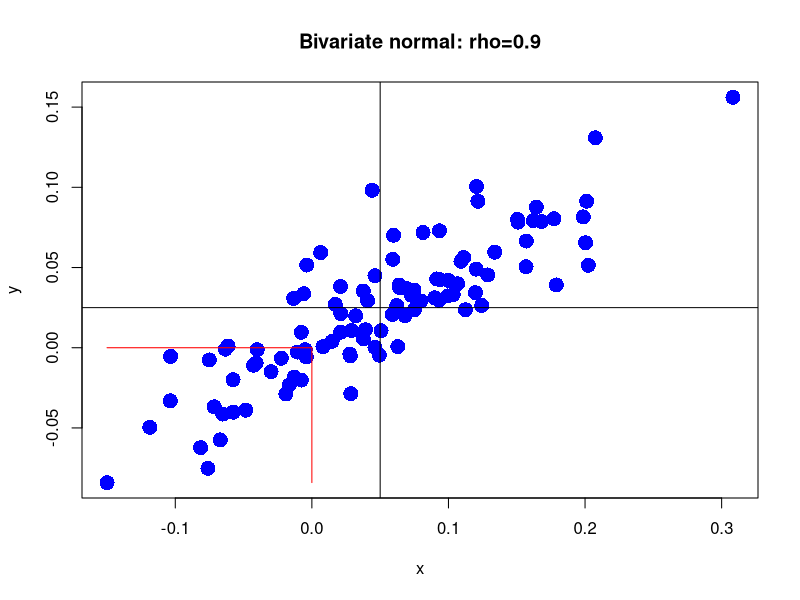

Here is the R script that generated this plot:
# econ424lab2.R			script file for econ 424 lab2 calculations
#
# author: Eric Zivot
# created: September 17, 2008
# revision history: 
# June 28, 2016
#   Revised for Summer 2016
# January 19, 2016
#   Revised for Winter 2016
# July 7, 2015
#   Revised for Summer 2015
# January 20, 2015
#   Revised for Winter 2015
# July 8, 2014
#   Revised for summer 2014
# July 6, 2012
#   Revised for summer 2012

# first install the mvtnorm package from CRAN!
# In Rstudio, go to the package tab and click the Install button, 
# type mvtnorm then press the install button
options(digits=3)
library(mvtnorm)

#
# bivariate normal distribution
#

mu.x = 0.05
sig.x = 0.10
mu.y = 0.025
sig.y = 0.05

# simulate from bivariate normal with rho = 0.9
rho.xy = 0.9
sig.xy = rho.xy*sig.x*sig.y
Sigma.xy = matrix(c(sig.x^2, sig.xy, sig.xy, sig.y^2), 2, 2, byrow=TRUE)

# use the rmvnorm() function to simulate from bivariate normal
?rmvnorm
n = 100
set.seed(123)
xy.vals = rmvnorm(n, mean=c(mu.x, mu.y), sigma=Sigma.xy) 
head(xy.vals)

# scatterplot
plot(xy.vals[,1], xy.vals[,2], pch=16, cex=2, col="blue", 
     xlab="x", ylab="y")
title("Bivariate normal: rho=0.9")
abline(h=mu.y, v=mu.x)
segments(x0=0, y0=min(xy.vals[,2]), x1=0, y1=0, col="red")
segments(x0=min(xy.vals[,1]), y0=0, x1=0, y1=0, col="red")

# compute area under bivariate standard normal distribution
# Finc P( -00 < X < 0 and -00 < Y < 0)
?pmvnorm
pmvnorm(lower=c(-Inf, -Inf), upper=c(0, 0), mean=c(mu.x, mu.y), sigma=Sigma.xy)


